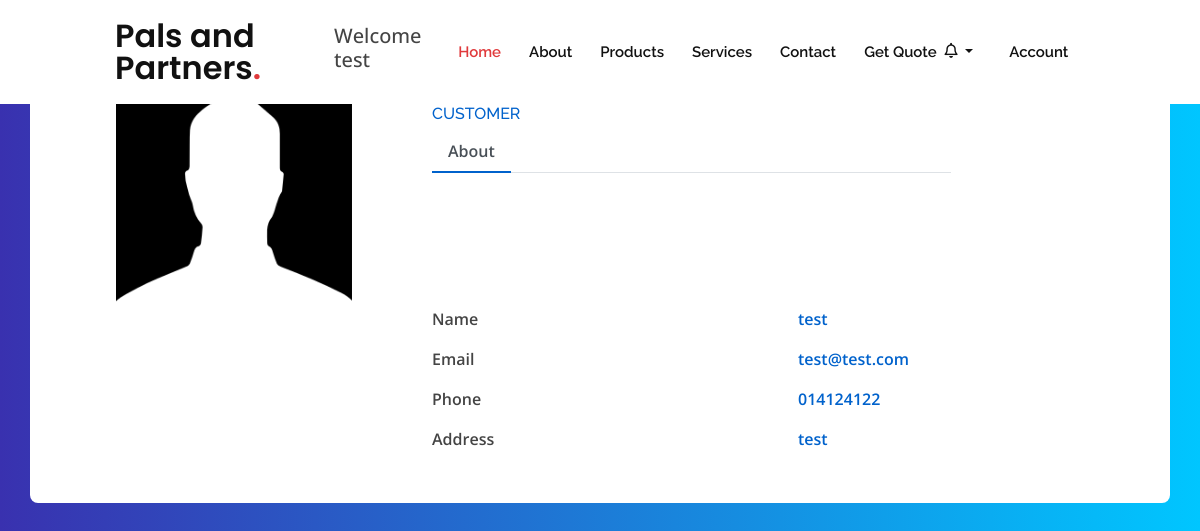
Page /profile.php (signed in) on the committed database.
### tables this page shows
CREATE TABLE `user` (
  `id` int(10) NOT NULL,
  `name` varchar(20) NOT NULL,
  `email` varchar(30) NOT NULL,
  `phone` varchar(15) NOT NULL,
  `address` varchar(100) NOT NULL,
  `password` text NOT NULL,
  `type` varchar(10) NOT NULL,
  `registeredDate` date NOT NULL DEFAULT current_timestamp()
);

### php/user_details.php (called while the page is built)
<?php
    require('db_conn.php');
    if(isset($_GET['userid'])){
        if($_SESSION["user_type"]=="admin"){
            $user_id=$_GET['userid'];
            $type="customer";
            $query="SELECT * FROM user WHERE id='$user_id';";
            $result=mysqli_query($mysqli,$query);
            $user_details=mysqli_fetch_assoc($result);
        }
    } else {
        $user_id=$_SESSION['id'];
        $query="SELECT * FROM user WHERE id='$user_id';";
        $result=mysqli_query($mysqli,$query);
        $user_details=mysqli_fetch_assoc($result);
        $type=$user_details['type'];
    }
    $name=$user_details['name'];
    $email=$user_details['email'];
    $phone=$user_details['phone'];
    $address=$user_details['address'];
?>

### profile.php (the view, shortened to what this page needs)
<?php
  include('include/header.php');
  include('php/user_details.php');
?>
<link rel="stylesheet" href="assets/css/profile.css">
<div class="container emp-profile">
  <div class="row">
      <div class="col-md-4">
          <div class="profile-img">
              <img src="assets/img/profile-image.png" alt=""/>
          </div>
      </div>
      <div class="col-md-6">
          <div class="profile-head">
                      <h5>
                      </h5>
                      <h6>
                          <?php echo strtoupper($type) ?>
                      </h6>
              <ul class="nav nav-tabs" id="myTab" role="tablist">
                  <li class="nav-item">
                      <a class="nav-link active" id="profile" data-toggle="tab" role="tab" aria-controls="profile" aria-selected="true">About</a>
                  </li>
              </ul>
          </div>
      </div>
      <div class="col-md-2">
        <button class="profile-edit-btn" onclick="showEditProfile()">Edit Profile</button>
      </div>
  </div>
  <div class="row">
      <div class="col-md-4">
      </div>
      <div class="col-md-8">
          <div class="tab-content profile-tab">
              <div class="tab-pane fade show active" id="profile-tab" role="tabpanel" aria-labelledby="profile-tab">
                  <div class="row">
                      <div class="col-md-6">
                          <label>Name</label>
                      </div>
                      <div class="col-md-6">
                          <p><?php echo $name ?></p>
                      </div>
                  </div>
                  <div class="row">
                      <div class="col-md-6">
                          <label>Email</label>
                      </div>
                      <div class="col-md-6">
                          <p><?php echo $email ?></p>
                      </div>
                  </div>
                  <div class="row">
                      <div class="col-md-6">
                          <label>Phone</label>
                      </div>
                      <div class="col-md-6">
                          <p><?php echo $phone ?></p>
                      </div>
                  </div>
                  <div class="row">
                      <div class="col-md-6">
                          <label>Address</label>
                      </div>
                      <div class="col-md-6">
                          <p><?php echo $address ?></p>
                      </div>
                  </div>
              </div>
          </div>
        </div>
  </div>
</div>

### assets/css/style.css (style rules this page uses)
body { font-family: "Open Sans", sans-serif; color: #444444; }
a { color: #e03a3c; }
h1, h2, h3, h4, h5, h6 { font-family: "Raleway", sans-serif; }

### assets/css/profile.css (style rules this page uses)
body { background: -webkit-linear-gradient(left, #3931af, #00c6ff); }
.emp-profile { padding: 3%; margin-top: 3%; margin-bottom: 3%; border-radius: 0.5rem; background: #fff; }
.profile-img { text-align: center; }
.profile-img img { width: 70%; height: 100%; }
.profile-head h5 { color: #333; }
.profile-head h6 { color: #0062cc; }
.profile-edit-btn { border: none; border-radius: 1.5rem; width: 70%; padding: 2%; font-weight: 600; color: #6c757d; cursor: pointer; }
.profile-head .nav-tabs { margin-bottom:5%; }
.profile-head .nav-tabs .nav-link { font-weight:600; border: none; }
.profile-head .nav-tabs .nav-link.active { border: none; border-bottom:2px solid #0062cc; }
.profile-tab label { font-weight: 600; }
.profile-tab p { font-weight: 600; color: #0062cc; }

### rows in the picture
user: type "CUSTOMER", name "test", email "test@test.com", phone "014124122", address "test"

### other values in the picture
$_SESSION['username'] "test"
